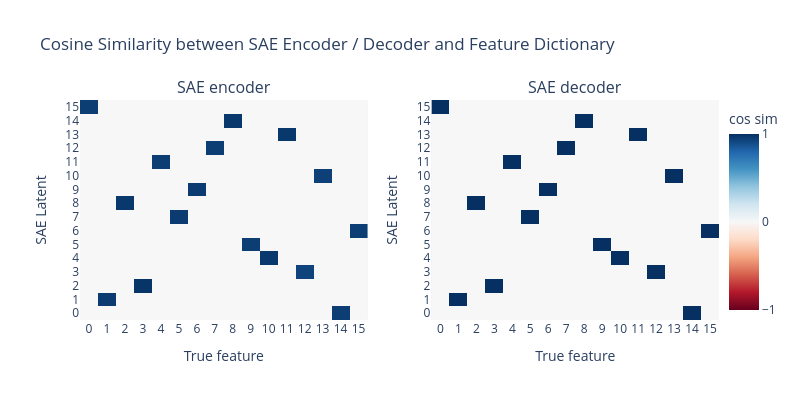

Notebook code for this chart:
### Markdown cell above
## Visualizing SAE Feature Recovery

We can get a quick sense of what our SAE learned by plotting the cosine similarity of the SAE encoder and decoder with the feature vectors from our feature dictionary.

If all went well, our SAE should exactly learn one latet per dictionary feature, and each latent should have cosine similarity of 1.0 with the corresponding dictionary feature.

### Code cell
from sae_lens.synthetic import plot_sae_feature_similarity

# Plot cosine similarity between SAE features and true features
# reorder_features=True sorts SAE latents to best match true features for clearer visualization
plot_sae_feature_similarity(
    sae=sae,
    feature_dict=feature_dict,
    title="Cosine Similarity between SAE Encoder / Decoder and Feature Dictionary",
)

### Figure 1 — Plotly figure (JSON) as saved in the notebook; plotly's stock layout.template omitted (floating-point values rounded to 4 significant figures; data arrays with more than 128 entries replaced by an {"elided": "..."} marker saying what was removed)
{"data": [{"colorscale": [[0.0, "rgb(103,0,31)"], [0.1, "rgb(178,24,43)"], [0.2, "rgb(214,96,77)"], [0.3, "rgb(244,165,130)"], [0.4, "rgb(253,219,199)"], [0.5, "rgb(247,247,247)"], [0.6, "rgb(209,229,240)"], [0.7, "rgb(146,197,222)"], [0.8, "rgb(67,147,195)"], [0.9, "rgb(33,102,172)"], [1.0, "rgb(5,48,97)"]], "hovertemplate": "True feature: %{x}<br>SAE Latent: %{y}<br>Cosine Similarity: %{z:.3f}<extra></extra>", "showscale": false, "type": "heatmap", "xaxis": "x", "yaxis": "y", "z": {"elided": "16x16 float values"}, "zmax": 1, "zmin": -1}, {"colorbar": {"dtick": 1, "tickvals": [-1, 0, 1], "title": {"text": "cos sim"}, "x": 1.0}, "colorscale": [[0.0, "rgb(103,0,31)"], [0.1, "rgb(178,24,43)"], [0.2, "rgb(214,96,77)"], [0.3, "rgb(244,165,130)"], [0.4, "rgb(253,219,199)"], [0.5, "rgb(247,247,247)"], [0.6, "rgb(209,229,240)"], [0.7, "rgb(146,197,222)"], [0.8, "rgb(67,147,195)"], [0.9, "rgb(33,102,172)"], [1.0, "rgb(5,48,97)"]], "hovertemplate": "True feature: %{x}<br>SAE Latent: %{y}<br>Cosine Similarity: %{z:.3f}<extra></extra>", "type": "heatmap", "xaxis": "x2", "yaxis": "y2", "z": {"elided": "16x16 float values"}, "zmax": 1, "zmin": -1}], "layout": {"annotations": [{"font": {"size": 16}, "showarrow": false, "text": "SAE encoder", "x": 0.225, "xanchor": "center", "xref": "paper", "y": 1.0, "yanchor": "bottom", "yref": "paper"}, {"font": {"size": 16}, "showarrow": false, "text": "SAE decoder", "x": 0.775, "xanchor": "center", "xref": "paper", "y": 1.0, "yanchor": "bottom", "yref": "paper"}], "height": 400, "title": {"text": "Cosine Similarity between SAE Encoder / Decoder and Feature Dictionary"}, "width": 800, "xaxis": {"anchor": "y", "domain": [0.0, 0.45], "dtick": 1, "title": {"text": "True feature"}}, "xaxis2": {"anchor": "y2", "domain": [0.55, 1.0], "dtick": 1, "title": {"text": "True feature"}}, "yaxis": {"anchor": "x", "domain": [0.0, 1.0], "dtick": 1, "title": {"text": "SAE Latent"}}, "yaxis2": {"anchor": "x2", "domain": [0.0, 1.0], "dtick": 1, "title": {"text": "SAE Latent"}}}}
